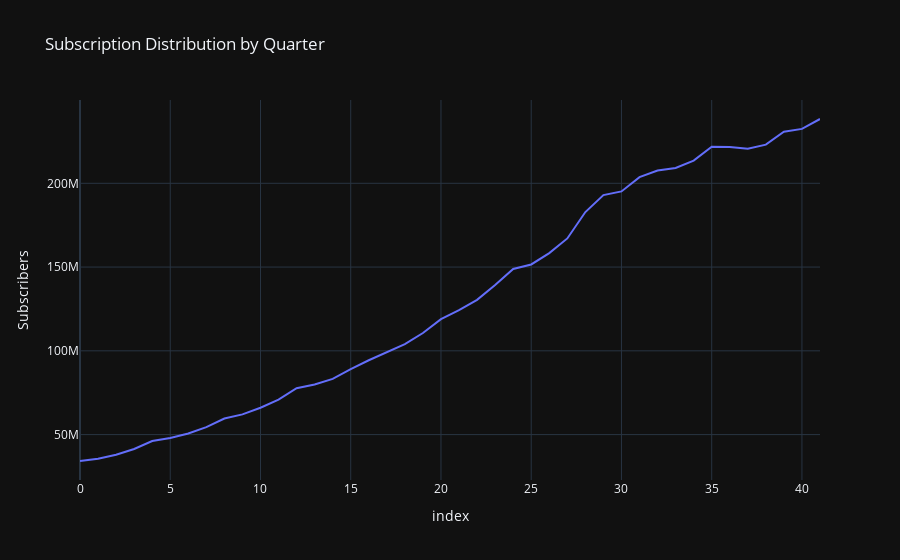

Here is the notebook cell this chart was saved with:
### Markdown cell above
## Seasonal Pattern by Quarter

### Code cell
data['Quarter'] = data.index

fig = px.line(
    data,
    x=data.index,
    y='Subscribers',
    title='Subscription Distribution by Quarter'
)

fig.update_layout(template='plotly_dark', height=400)
fig.show()

### Figure 1 — Plotly figure (JSON) as saved in the notebook; plotly's stock layout.template omitted (floating-point values rounded to 4 significant figures)
{"data": [{"hovertemplate": "index=%{x}<br>Subscribers=%{y}<extra></extra>", "legendgroup": "", "line": {"color": "#636efa", "dash": "solid"}, "marker": {"symbol": "circle"}, "mode": "lines", "name": "", "orientation": "v", "showlegend": false, "type": "scatter", "x": [0, 1, 2, 3, 4, 5, 6, 7, 8, 9, 10, 11, 12, 13, 14, 15, 16, 17, 18, 19, 20, 21, 22, 23, 24, 25, 26, 27, 28, 29, 30, 31, 32, 33, 34, 35, 36, 37, 38, 39, 40, 41], "xaxis": "x", "y": [34240000, 35640000, 38010000, 41430000, 46130000, 47990000, 50650000, 54480000, 59620000, 62080000, 66020000, 70840000, 77710000, 79900000, 83280000, 89090000, 94360000, 99040000, 104020000, 110640000, 118900000, 124350000, 130420000, 139260000, 148860000, 151560000, 158330000, 167090000, 182860000, 192950000, 195150000, 203660000, 207640000, 209180000, 213560000, 221840000, 221640000, 220670000, 223090000, 230750000, 232500000, 238390000], "yaxis": "y"}], "layout": {"autosize": true, "legend": {"tracegroupgap": 0}, "title": {"text": "Subscription Distribution by Quarter"}, "xaxis": {"anchor": "y", "autorange": true, "domain": [0, 1], "range": [0, 41], "title": {"text": "index"}, "type": "linear"}, "yaxis": {"anchor": "x", "autorange": true, "domain": [0, 1], "range": [22900000.0, 249700000.0], "title": {"text": "Subscribers"}, "type": "linear"}}}
